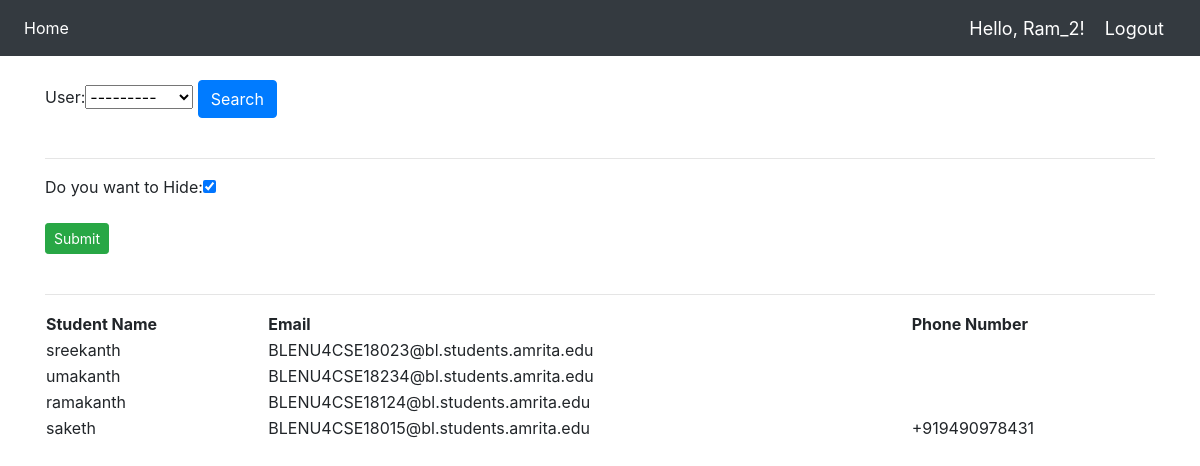
Page /warden/room/student/list/4 (signed in) on the committed database.
### accounts/models.py (models this page shows)
class CustomUser(AbstractUser):
    Gender = models.CharField(max_length=6, choices=GENDER_CHOICES)
    DOB = models.DateField(max_length=8, blank=True,null=True)
    phone_regex = RegexValidator(regex=r'^\+?1?\d{9,15}$',
                                 message="Phone number must be entered in the format: '+999999999'. Up to 15 digits allowed.")
    phone_number = models.CharField(validators=[phone_regex], max_length=17, blank=True)  # validators should be a list

### hostelapp/models.py (models this page shows)
class room(models.Model):
    Room_No = models.IntegerField(null=True)
    Floor_Number = models.ForeignKey(floors, null=True, on_delete=models.SET_NULL)
    Block_Name = models.ForeignKey(blocks, null=True, on_delete=models.SET_NULL)
    Capacity = models.IntegerField(default=4)
    Number_already_occupied = models.IntegerField(
        default=0,
        validators=[
            MaxValueValidator(4),
            MinValueValidator(0)
        ]
    )
    Warden_id = models.ForeignKey(warden, null=True, on_delete=models.CASCADE, blank=True)
    hide = models.BooleanField(default=False)
    def __str__(self):
        return str(str(self.Room_No) + " " + str(self.Block_Name))

class student_room(models.Model):
    user = models.OneToOneField(User, limit_choices_to={'groups__name': "student"}, on_delete=models.CASCADE,
                                null=False,
                                unique=True)
    user_room = models.ForeignKey(room, on_delete=models.CASCADE, null=False)
    def __str__(self):
        return f'{self.user} {self.user_room}'

### accounts/decorators.py (the view)
        def wrapper_func(request, *args, **kwargs):
            group = None
            if request.user.groups.exists():
                group = request.user.groups.all()[0].name
            if group in allowed_roles:
                return view_func(request, *args, **kwargs)
            else:
                message = "You are not authorized to view this page"
                messages.success(request, message)
                return redirect('default_home_name')

### Wardenapp/forms.py
class hidden_room_form(forms.ModelForm):
    class Meta:
        model = room
        fields = ['hide']

### Wardenapp/views.py (called while the page is built)
@allowed_users(allowed_roles=['warden'])
def student_view(request, pk):
    student_list = student_room.objects.filter(user_room_id=pk)
    myFilter = student_roomFilter(request.GET, queryset=student_list)
    student_list = myFilter.qs
    sroom = room.objects.get(id=pk)
    form_hide = hidden_room_form(instance=sroom)
    if request.method == 'POST':
        form_hide = hidden_room_form(request.POST, instance=sroom)
        if form_hide.is_valid():
            form_hide.save()
            message = "hidden done!"
            messages.success(request, message)
    context = {'student_list': student_list, 'myFilter': myFilter, 'form_hide': form_hide}
    print(student_list)
    return render(request, 'Wardenapp/student_rooms.html', context)

### hostelapp/models.py (called while the page is built)
    def __str__(self):
        return self.Block_Name

### Wardenapp/templates/Wardenapp/student_rooms.html (shortened to what this page needs)
{% extends 'Wardenapp/main.html' %}
{% block content %}
    <form method="get">
        {{ myFilter.form }}
        <button class="btn btn-primary" type="submit">
            Search
        </button>
    </form>
    <br>
    <hr>
    <form method="POST" action="">
        <p>Do you want to {{ form_hide }} </p>
        <input class="btn btn-primary btn-sm btn-success" type="submit" name="update">
    </form>
    <br>
    <hr>
    <table style="width:100%">
        <tr>
            <th>Student Name</th>
            <th>Email</th>
            <th>Phone Number</th>
        </tr>
        {% for i in student_list %}
            <tr>
                <td>{{ i.user }}</td>
                <td>{{ i.user.email }}</td>
                <td>{{ i.user.phone_number }}</td>
            </tr>
        {% endfor %}
    </table>
{% endblock %}

### Wardenapp/templates/Wardenapp/Navbar.html (shortened to what this page needs)
{% load static %}
<nav class="navbar navbar-expand-lg navbar-dark bg-dark">
    <div class="collapse navbar-collapse" id="navbarNav">
        <ul class="navbar-nav">
            <li class="nav-item active">
                <a class="nav-link" href="{% url 'default_home_name' %}">Home</a>
            </li>
        </ul>
    </div>
    <span class="hello-msg">Hello, {{ request.user|title }}!</span>
    <span><a class="hello-msg" href="{% url 'logout_page' %}">Logout</a></span>
</nav>

### Wardenapp/templates/Wardenapp/Navbar.html (style rules this page uses)
.hello-msg { font-size: 18px; color: #fff; margin-right: 20px; }

### rows in the picture
CustomUser: user "Ram_2"
room: hide "☑"
student_room: user "sreekanth", user.email "BLENU4CSE18023@bl.students.amrita.edu"
student_room: user "umakanth", user.email "BLENU4CSE18234@bl.students.amrita.edu"
student_room: user "ramakanth", user.email "BLENU4CSE18124@bl.students.amrita.edu"
student_room: user "saketh", user.email "BLENU4CSE18015@bl.students.amrita.edu", user.phone_number "+919490978431"
